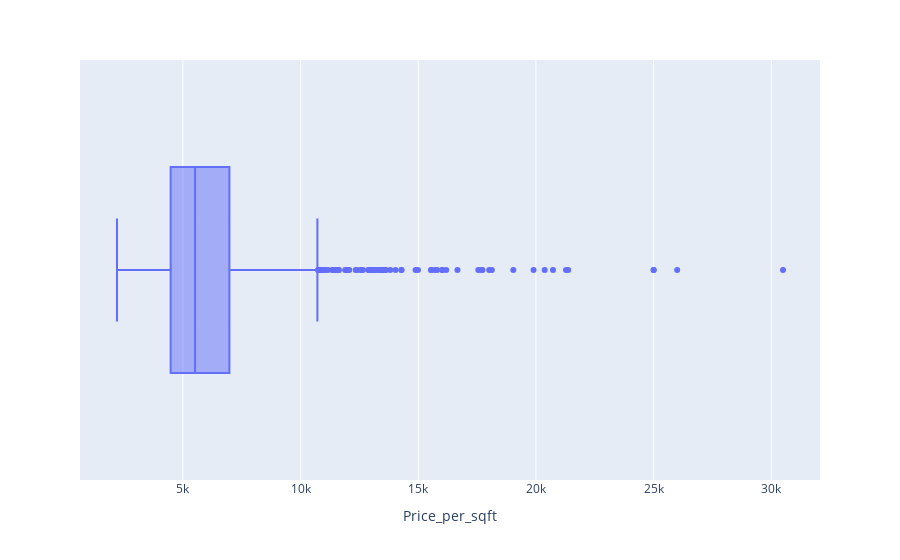

The cell this chart's notebook holds for it:
### Code cell
px.box(df, x='Price_per_sqft')

### Figure 1 — Plotly figure (JSON) as saved in the notebook; plotly's stock layout.template omitted (floating-point values rounded to 4 significant figures; data arrays with more than 128 entries replaced by an {"elided": "..."} marker saying what was removed)
{"data": [{"alignmentgroup": "True", "hovertemplate": "Price_per_sqft=%{x}<extra></extra>", "legendgroup": "", "marker": {"color": "#636efa"}, "name": "", "notched": false, "offsetgroup": "", "orientation": "h", "showlegend": false, "type": "box", "x": {"elided": "2110 float values"}, "x0": " ", "xaxis": "x", "y0": " ", "yaxis": "y"}], "layout": {"boxmode": "group", "legend": {"tracegroupgap": 0}, "margin": {"t": 60}, "xaxis": {"anchor": "y", "domain": [0, 1], "title": {"text": "Price_per_sqft"}}, "yaxis": {"anchor": "x", "domain": [0, 1]}}}
